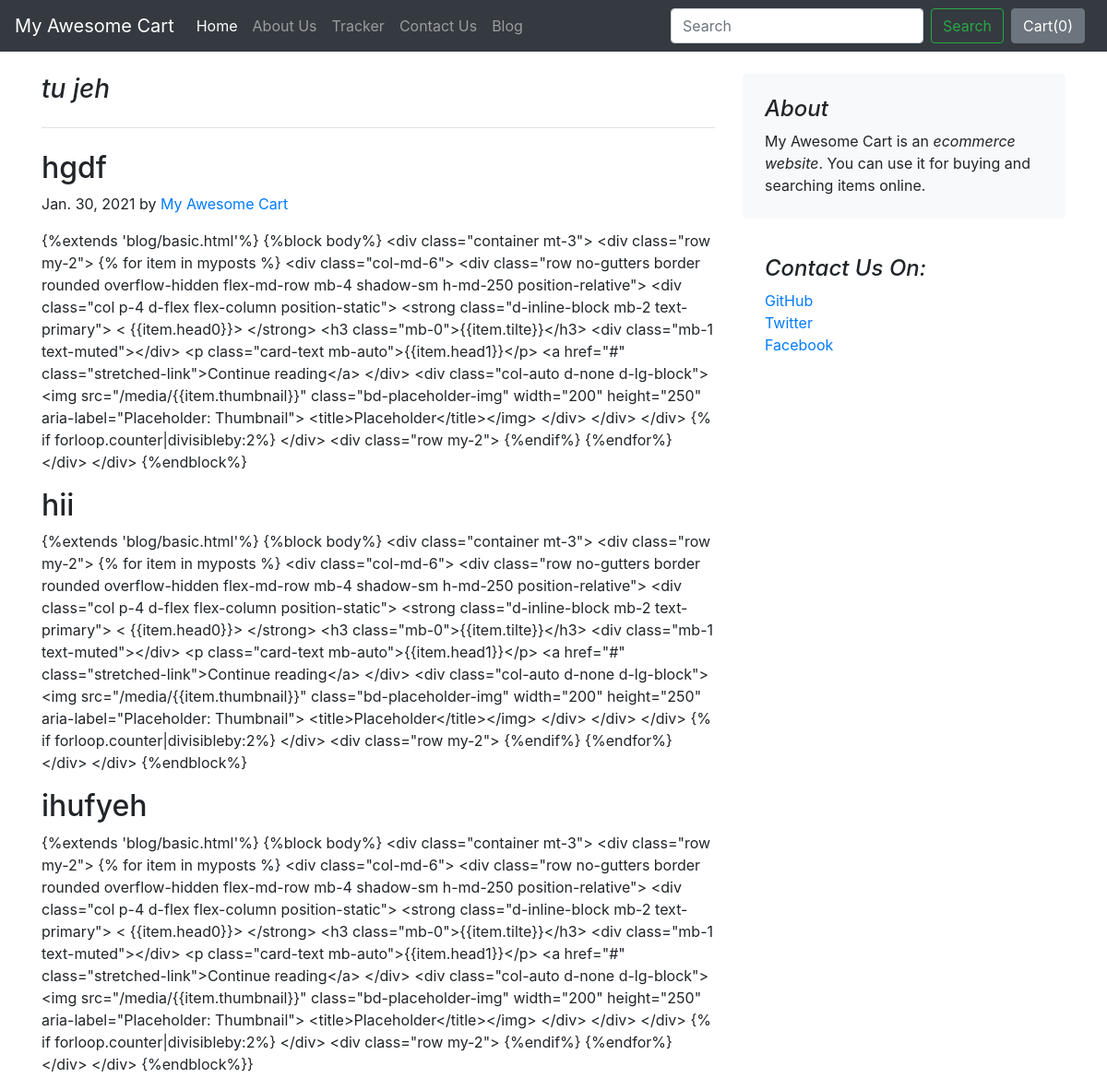
Page /blog/blogpost/8 on the committed database.
### blog/models.py (models this page shows)
class Blogpost(models.Model):
    post_id = models.AutoField(primary_key=True)
    title = models.CharField(max_length=50)
    author_Name = models.CharField(max_length=30, default="My Awesome Cart")
    head0 = models.CharField(max_length=500, default="")
    chead0 = models.CharField(max_length=5000, default="")
    head1 = models.CharField(max_length=500, default="")
    chead1 = models.CharField(max_length=5000, default="")
    head2 = models.CharField(max_length=500, default="")
    chead2 = models.CharField(max_length=5000, default="")
    pub_date = models.DateField()
    thumbnail = models.ImageField(upload_to='shop/images', default="")
    def __str__(self):
        return self.title

### blog/views.py (the view)
# urls.py: path("blogpost/<int:id>",views.blogpost,name="blogPost"),
def blogpost(request,id):
    post = Blogpost.objects.filter(post_id = id)[0] #bcz ye ek string return krega so uske liye apn ko 0 likna podata hai.
    print(post)
    return render(request,"blog/blogpost.html",{'post':post})

### blog/Templates/blog/blogpost.html
{%extends 'blog/basic.html'%}
{%block body%}
<div class="container">
    <div class="row mt-4">
        <div class="col-md-8 blog-main">
            <h3 class="pb-4 mb-4 font-italic border-bottom">
                {{post.title}}
            </h3>
            <div class="blog-post">
                <h2 class="blog-post-title">{{post.head0}}</h2>
                <p class="blog-post-meta">{{post.pub_date}} by <a href="#">{{post.author_Name}}</a></p>
                <p>{{post.chead0}}</p>
                <h2>{{post.head1}}</h2>
                <p> {{post.chead1}}</p>
                <h2>{{post.head2}}</h2>
                <p>{{post.chead2}}}</p>
            </div>
        </div>
        <aside class="col-md-4 blog-sidebar">
            <div class="p-4 mb-3 bg-light rounded">
                <h4 class="font-italic">About</h4>
                <p class="mb-0">My Awesome Cart is an <em>ecommerce website</em>. You can use it for buying and searching items online. </p>
            </div>
            <div class="p-4">
                <h4 class="font-italic">Contact Us On: </h4>
                <ol class="list-unstyled">
                    <li><a href="#">GitHub</a></li>
                    <li><a href="#">Twitter</a></li>
                    <li><a href="#">Facebook</a></li>
                </ol>
            </div>
        </aside>
    </div>
</div>
{%endblock%}

### rows in the picture
Blogpost: title "tu jeh", head0 "hgdf", pub_date "Jan. 30, 2021", author_Name "My Awesome Cart", chead0 "{%extends 'blog/basic.html'%} {%block body%} <div class=\"container mt-3\"> <div class=\"row my-2\"> {% for item in myposts %} <div class=\"col-md-6\"> <div class=\"row no-gutters border rounded overflow-hidden flex-md-row mb-4 shadow-sm h-md-250 position-relative\"> <div class=\"col p-4 d-flex flex-column position-static\"> <strong class=\"d-inline-block mb-2 text-primary\"> < {{item.head0}}> </strong> <h3 class=\"mb-0\">{{item.tilte}}</h3> <div class=\"mb-1 text-muted\"></div> <p class=\"card-text mb-auto\">{{item.head1}}</p> <a href=\"#\" class=\"stretched-link\">Continue reading</a> </div> <div class=\"col-auto d-none d-lg-block\"> <img src=\"/media/{{item.thumbnail}}\" class=\"bd-placeholder-img\" width=\"200\"…", head1 "hii", chead1 "{%extends 'blog/basic.html'%} {%block body%} <div class=\"container mt-3\"> <div class=\"row my-2\"> {% for item in myposts %} <div class=\"col-md-6\"> <div class=\"row no-gutters border rounded overflow-hidden flex-md-row mb-4 shadow-sm h-md-250 position-relative\"> <div class=\"col p-4 d-flex flex-column position-static\"> <strong class=\"d-inline-block mb-2 text-primary\"> < {{item.head0}}> </strong> <h3 class=\"mb-0\">{{item.tilte}}</h3> <div class=\"mb-1 text-muted\"></div> <p class=\"card-text mb-auto\">{{item.head1}}</p> <a href=\"#\" class=\"stretched-link\">Continue reading</a> </div> <div class=\"col-auto d-none d-lg-block\"> <img src=\"/media/{{item.thumbnail}}\" class=\"bd-placeholder-img\" width=\"200\"…", head2 "ihufyeh", chead2 "{%extends 'blog/basic.html'%} {%block body%} <div class=\"container mt-3\"> <div class=\"row my-2\"> {% for item in myposts %} <div class=\"col-md-6\"> <div class=\"row no-gutters border rounded overflow-hidden flex-md-row mb-4 shadow-sm h-md-250 position-relative\"> <div class=\"col p-4 d-flex flex-column position-static\"> <strong class=\"d-inline-block mb-2 text-primary\"> < {{item.head0}}> </strong> <h3 class=\"mb-0\">{{item.tilte}}</h3> <div class=\"mb-1 text-muted\"></div> <p class=\"card-text mb-auto\">{{item.head1}}</p> <a href=\"#\" class=\"stretched-link\">Continue reading</a> </div> <div class=\"col-auto d-none d-lg-block\"> <img src=\"/media/{{item.thumbnail}}\" class=\"bd-placeholder-img\" width=\"200\"…"
